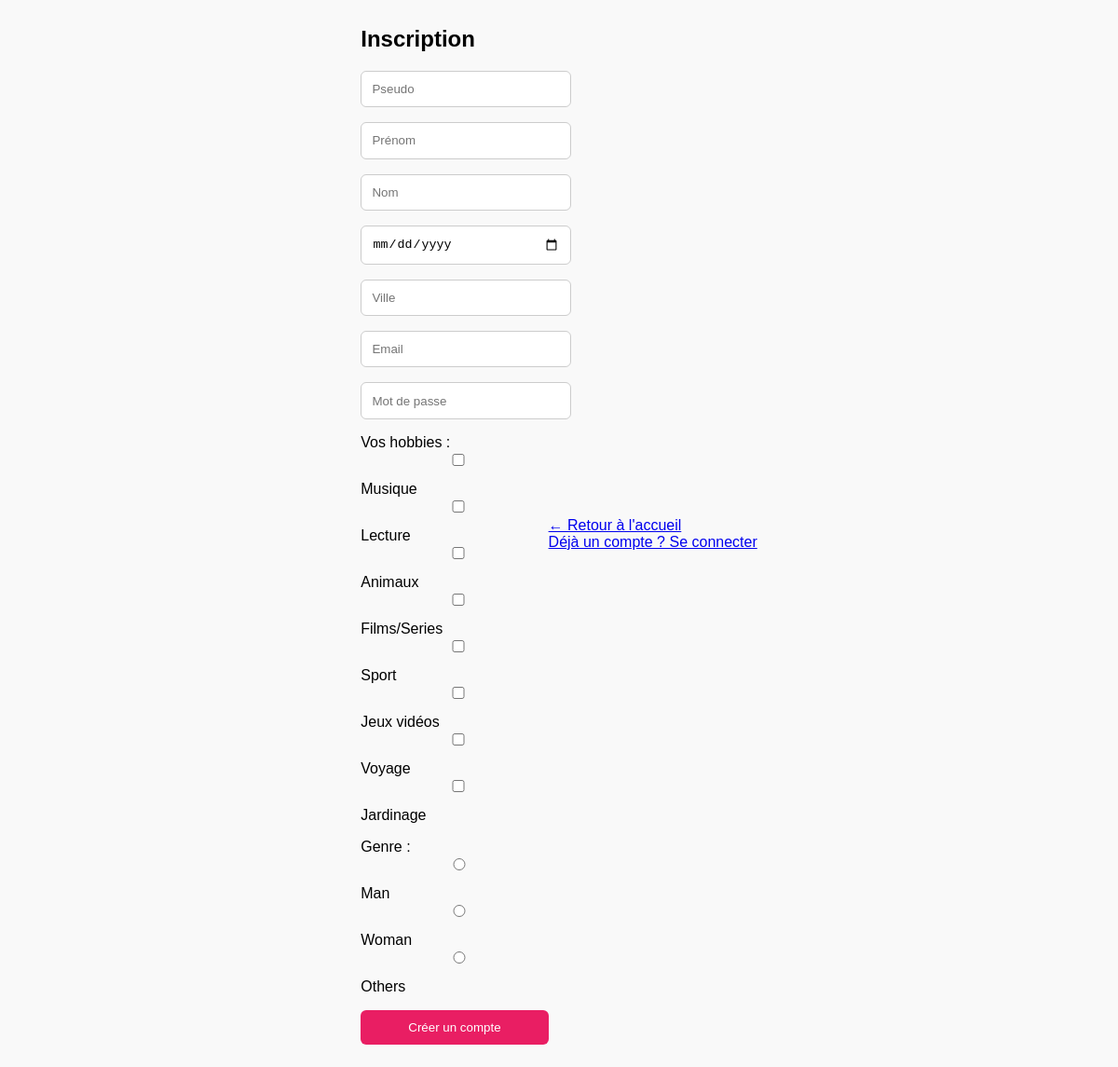
The app's page /index.php?controller=user&action=register with its own data.
### tables this page shows
CREATE TABLE hobby (
    id              INT                    NOT NULL AUTO_INCREMENT,
    name            VARCHAR(255)           NOT NULL,
    PRIMARY KEY (id)
);

CREATE TABLE genre (
    id              INT                  NOT NULL AUTO_INCREMENT,
    name            VARCHAR(255)         NOT NULL,
    PRIMARY KEY (id)
);

### core/Controller.php (called while the page is built)
<?php
class Controller {
    protected function render($view, $data = []) {
        extract($data);
        require_once "view/$view.php";
    }
}

### controller/UserController.php (called while the page is built, shortened)
<?php
require_once 'core/Controller.php';
require_once 'model/User.php';
class UserController extends Controller
{
    public function register()
    {
        $errors = [];
        $userModel = new User();
        $hobbies = $userModel->getAllHobbies();
        $genres = $userModel->getAllGenres();
        $this->render('register', [
            'title' => 'Inscription',
            'errors' => $errors,
            'hobbies' => $hobbies,
            'genres' => $genres
        ]);
    }
}

### config/database.php (called while the page is built)
<?php
class Database {
    public static function connect() {
        try {
            return new PDO('mysql:host=localhost;dbname=meetic;charset=utf8', 'root', 'ROOT');
        } catch (PDOException $e) {
            die('Erreur DB : ' . $e->getMessage());
        }
    }
}

### core/Model.php (called while the page is built, shortened)
<?php
require_once __DIR__ . '/../config/database.php';
class Model {
    public function __construct() {
        $this->db = Database::connect();
    }
}

### model/User.php (called while the page is built, shortened)
<?php
require_once 'core/Model.php';
class User extends Model
{
    public function getAllHobbies()
    {
        $stmt = $this->db->query("SELECT * FROM hobby");
        return $stmt->fetchAll(PDO::FETCH_ASSOC);
    }
    public function getAllGenres()
    {
        $stmt = $this->db->query("SELECT * FROM genre");
        return $stmt->fetchAll(PDO::FETCH_ASSOC);
    }
}

### view/register.php (the view, shortened to what this page needs)
<!DOCTYPE html>
<html lang="fr">
<head>
</head>
<body>
    <form action="index.php?controller=user&action=register" method="POST">
        <h2>Inscription</h2>
        <input type="text" name="pseudo" placeholder="Pseudo" value="<?= $_POST['pseudo'] ?? '' ?>" required>
        <input type="text" name="firstname" placeholder="Prénom" value="<?= $_POST['firstname'] ?? '' ?>" required>
        <input type="text" name="lastname" placeholder="Nom" value="<?= $_POST['lastname'] ?? '' ?>" required>
        <input type="date" name="birthdate" value="<?= $_POST['birthdate'] ?? '' ?>" required>
        <input type="text" name="city" placeholder="Ville" value="<?= $_POST['city'] ?? '' ?>" required>
        <input type="email" name="email" placeholder="Email" value="<?= $_POST['email'] ?? '' ?>" required>
        <input type="password" name="password" placeholder="Mot de passe" required>
        <label for="hobbies">Vos hobbies :</label>
        <div style="margin-bottom: 1rem;">
            <?php foreach ($hobbies ?? [] as $hobby): ?>
                <label style="display: block;">
                    <input type="checkbox" name="hobbies[]" value="<?= $hobby['id'] ?>"
                        <?= in_array($hobby['id'], $_POST['hobbies'] ?? []) ? 'checked' : '' ?>>
                    <?= htmlspecialchars($hobby['name']) ?>
                </label>
            <?php endforeach; ?>
        </div>
        <label for="genre">Genre :</label>
        <div style="margin-bottom: 1rem;">
            <?php foreach ($genres ?? [] as $genre): ?>
                <label style="margin-right: 1rem;">
                    <input type="radio" name="genre" value="<?= $genre['id'] ?>"
                        <?= (($_POST['genre'] ?? '') == $genre['id']) ? 'checked' : '' ?>>
                    <?= htmlspecialchars($genre['name']) ?>
                </label>
            <?php endforeach; ?>
        </div>
        <button type="submit">Créer un compte</button>
    </form>
    <p style="margin-top:1rem;">
        <a href="index.php?controller=user&action=home">← Retour à l'accueil</a><br>
        <a href="index.php?controller=auth&action=login">Déjà un compte ? Se connecter</a>
    </p>
</body>
</html>

### index.php (shortened to what this page needs)
<?php
require_once 'config/database.php';
require_once 'core/Controller.php';
require_once 'core/Model.php';
$controller = $_GET['controller'] ?? 'user';
$action = $_GET['action'] ?? 'home';
$controllerName = ucfirst($controller) . 'Controller';
$controllerFile = 'controller/' . $controllerName . '.php';
if (file_exists($controllerFile)) {
    $ctrl = new $controllerName();
    if (method_exists($ctrl, $action)) {
        $ctrl->$action();
    } else {
        echo "Action '$action' introuvable.";
    }
} else {
    echo "Contrôleur '$controllerName' introuvable.";
}

### view/register.php (style rules this page uses)
body { font-family: Arial, sans-serif; background: #f9f9f9; display: flex; justify-content: center; align-items: center; }
input, button { display: block; width: 100%; margin-bottom: 1rem; padding: 0.7rem; border-radius: 6px; border: 1px solid #ccc; }
button { background: #E91E63; color: white; border: none; }

### records on screen
hobby: name "Musique"
hobby: name "Lecture"
hobby: name "Animaux"
hobby: name "Films/Series"
hobby: name "Sport"
hobby: name "Jeux vidéos"
hobby: name "Voyage"
hobby: name "Jardinage"
genre: genre "☐ Man", name "Man"
genre: genre "☐ Woman", name "Woman"
genre: genre "☐ Others", name "Others"
